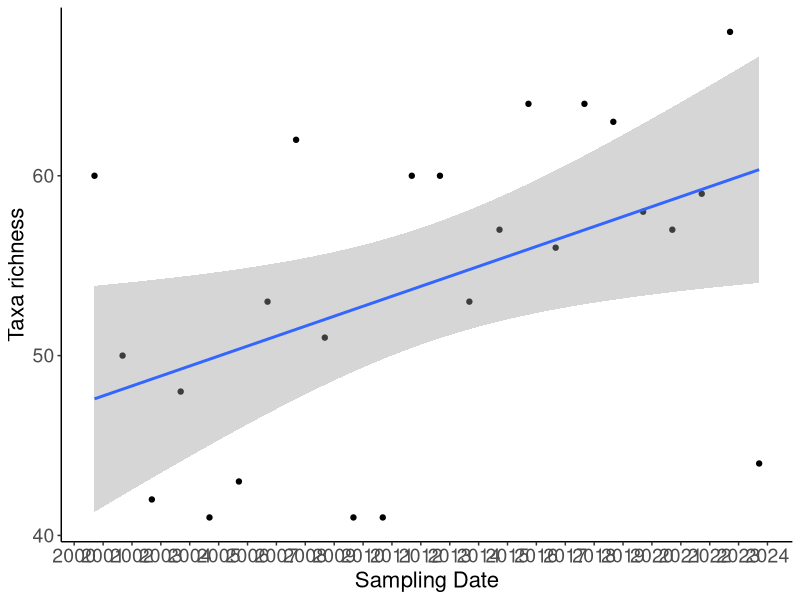

The R script that drew this image:




# ---------------------------------------------
# Taxa richness Mansfield
# 30 Mar 2023
# Pablo E. Guti?rrez-Fonseca
# pabloe.gutierrezfonseca@gmail.com
# ---------------------------------------------
#  


library(openxlsx)
library(dplyr)
library(ggplot2)
library(patchwork)

ranchbrook <- read.xlsx('data_2000_2024.xlsx', detectDates = TRUE)
head(ranchbrook,6)



# Merge columns and create a new column
ranchbrook$taxa_newname <- paste(ranchbrook$Order, ranchbrook$Family, 
                            ranchbrook$GenusGroup, ranchbrook$Genus, 
                            ranchbrook$SpeciesGroup, ranchbrook$Species, 
                            sep = '_')

# Unique number of taxa across the entire period
n_distinct(unique_taxa <- unique(ranchbrook$taxa_newname))

# Summarize per year
richness.ranchbrook <- ranchbrook %>%
  select(Date, taxa_newname)

richness <- richness.ranchbrook %>%
  group_by(Date) %>%
  summarise(taxa_richness = n_distinct(taxa_newname))



# Plot --------------------------------------------------------------------
richness$Date <- as.Date(richness$Date)

plot <- ggplot(richness, aes(x = Date, y = taxa_richness)) +
  geom_point() +
  geom_smooth(method = "lm", formula = y ~ x, se = T) +
  labs(x = "Sampling Date", y = "Taxa richness") +
  scale_x_date(date_breaks = "year", date_labels = "%Y") +
  # ggtitle("Ranch Brook") +
  theme_classic() +
  theme(
    axis.title.x = element_text(size = 16),
    axis.text.x = element_text(size = 14),
    axis.title.y = element_text(size = 16),
    axis.text.y = element_text(size = 14)
  )
plot



# lineal model ------------------------------------------------------------
shapiro.test(richness$taxa_richness)
mod <-  lm(taxa_richness ~ Date, data = richness)
summary(mod)
